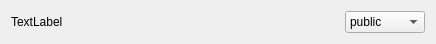
<?xml version="1.0" encoding="UTF-8"?>
<ui version="4.0">
 <class>PrivilegeListItem</class>
 <widget class="QWidget" name="PrivilegeListItem">
  <property name="geometry">
   <rect>
    <x>0</x>
    <y>0</y>
    <width>436</width>
    <height>42</height>
   </rect>
  </property>
  <property name="sizePolicy">
   <sizepolicy hsizetype="Preferred" vsizetype="Minimum">
    <horstretch>0</horstretch>
    <verstretch>0</verstretch>
   </sizepolicy>
  </property>
  <property name="windowTitle">
   <string>Form</string>
  </property>
  <layout class="QHBoxLayout" name="horizontalLayout">
   <item>
    <widget class="QLabel" name="userId">
     <property name="text">
      <string>TextLabel</string>
     </property>
    </widget>
   </item>
   <item>
    <spacer name="horizontalSpacer">
     <property name="orientation">
      <enum>Qt::Horizontal</enum>
     </property>
     <property name="sizeHint" stdset="0">
      <size>
       <width>278</width>
       <height>20</height>
      </size>
     </property>
    </spacer>
   </item>
   <item>
    <widget class="QComboBox" name="comboBox">
     <item>
      <property name="text">
       <string>public</string>
      </property>
     </item>
     <item>
      <property name="text">
       <string>default</string>
      </property>
     </item>
     <item>
      <property name="text">
       <string>privite</string>
      </property>
     </item>
     <item>
      <property name="text">
       <string>protected</string>
      </property>
     </item>
     <item>
      <property name="text">
       <string>root</string>
      </property>
     </item>
     <item>
      <property name="text">
       <string/>
      </property>
     </item>
    </widget>
   </item>
  </layout>
 </widget>
 <resources/>
 <connections/>
</ui>
